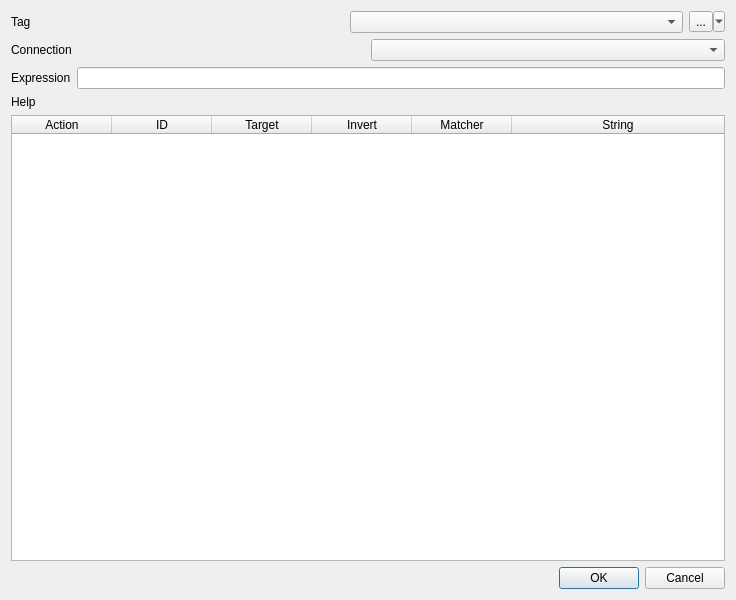
<?xml version="1.0" encoding="UTF-8"?>
<ui version="4.0">
 <class>EditAutoTagsDialog</class>
 <widget class="QDialog" name="EditAutoTagsDialog">
  <property name="geometry">
   <rect>
    <x>0</x>
    <y>0</y>
    <width>736</width>
    <height>600</height>
   </rect>
  </property>
  <property name="windowTitle">
   <string>Dialog</string>
  </property>
  <layout class="QVBoxLayout" name="verticalLayout">
   <item>
    <layout class="QGridLayout" name="gridLayout">
     <item row="0" column="0">
      <widget class="QLabel" name="label">
       <property name="text">
        <string>Tag</string>
       </property>
      </widget>
     </item>
     <item row="0" column="1">
      <widget class="QComboBox" name="tag_cb"/>
     </item>
     <item row="0" column="2">
      <widget class="QToolButton" name="tag_tool_button">
       <property name="text">
        <string>...</string>
       </property>
       <property name="popupMode">
        <enum>QToolButton::MenuButtonPopup</enum>
       </property>
      </widget>
     </item>
    </layout>
   </item>
   <item>
    <layout class="QGridLayout" name="gridLayout_2">
     <item row="0" column="0">
      <widget class="QLabel" name="label_2">
       <property name="text">
        <string>Connection</string>
       </property>
      </widget>
     </item>
     <item row="0" column="1">
      <widget class="QComboBox" name="connection_cb"/>
     </item>
    </layout>
   </item>
   <item>
    <layout class="QGridLayout" name="gridLayout_3">
     <item row="0" column="0">
      <widget class="QLabel" name="expression_label">
       <property name="text">
        <string>Expression</string>
       </property>
      </widget>
     </item>
     <item row="0" column="1">
      <widget class="ValidatingLineEdit" name="expression_line_edit"/>
     </item>
    </layout>
   </item>
   <item>
    <widget class="QLabel" name="help_label">
     <property name="text">
      <string>Help</string>
     </property>
    </widget>
   </item>
   <item>
    <widget class="QTableWidget" name="condition_table">
     <property name="alternatingRowColors">
      <bool>true</bool>
     </property>
     <attribute name="horizontalHeaderStretchLastSection">
      <bool>true</bool>
     </attribute>
     <attribute name="verticalHeaderVisible">
      <bool>false</bool>
     </attribute>
     <column>
      <property name="text">
       <string>Action</string>
      </property>
     </column>
     <column>
      <property name="text">
       <string>ID</string>
      </property>
     </column>
     <column>
      <property name="text">
       <string>Target</string>
      </property>
     </column>
     <column>
      <property name="text">
       <string>Invert</string>
      </property>
     </column>
     <column>
      <property name="text">
       <string>Matcher</string>
      </property>
     </column>
     <column>
      <property name="text">
       <string>String</string>
      </property>
     </column>
    </widget>
   </item>
   <item>
    <widget class="QDialogButtonBox" name="buttonBox">
     <property name="orientation">
      <enum>Qt::Horizontal</enum>
     </property>
     <property name="standardButtons">
      <set>QDialogButtonBox::Cancel|QDialogButtonBox::Ok</set>
     </property>
    </widget>
   </item>
  </layout>
 </widget>
 <customwidgets>
  <customwidget>
   <class>ValidatingLineEdit</class>
   <extends>QLineEdit</extends>
   <header>ui/validatinglineedit.h</header>
  </customwidget>
 </customwidgets>
 <resources/>
 <connections>
  <connection>
   <sender>buttonBox</sender>
   <signal>accepted()</signal>
   <receiver>EditAutoTagsDialog</receiver>
   <slot>accept()</slot>
   <hints>
    <hint type="sourcelabel">
     <x>248</x>
     <y>254</y>
    </hint>
    <hint type="destinationlabel">
     <x>157</x>
     <y>274</y>
    </hint>
   </hints>
  </connection>
  <connection>
   <sender>buttonBox</sender>
   <signal>rejected()</signal>
   <receiver>EditAutoTagsDialog</receiver>
   <slot>reject()</slot>
   <hints>
    <hint type="sourcelabel">
     <x>316</x>
     <y>260</y>
    </hint>
    <hint type="destinationlabel">
     <x>286</x>
     <y>274</y>
    </hint>
   </hints>
  </connection>
 </connections>
</ui>
